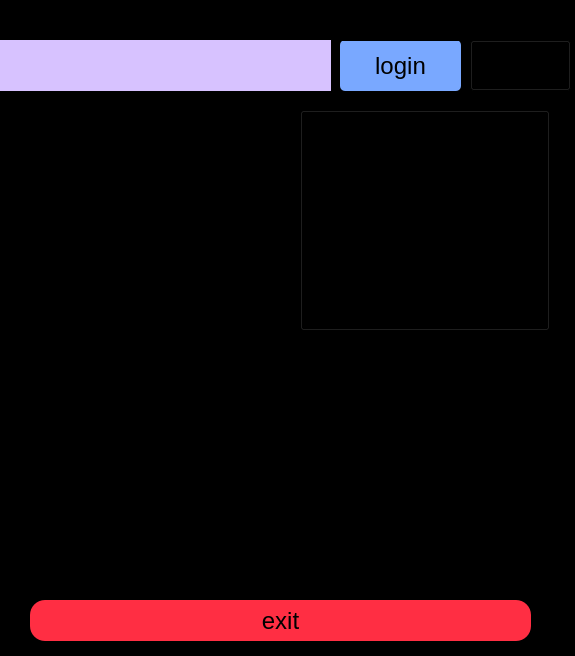
<?xml version="1.0" encoding="UTF-8"?>
<ui version="4.0">
 <class>MainWindow</class>
 <widget class="QMainWindow" name="MainWindow">
  <property name="geometry">
   <rect>
    <x>0</x>
    <y>0</y>
    <width>575</width>
    <height>656</height>
   </rect>
  </property>
  <property name="minimumSize">
   <size>
    <width>575</width>
    <height>656</height>
   </size>
  </property>
  <property name="maximumSize">
   <size>
    <width>575</width>
    <height>656</height>
   </size>
  </property>
  <property name="windowTitle">
   <string>STOCK DATABASE</string>
  </property>
  <property name="windowIcon">
   <iconset>
    <normaloff>../img/icon.ico</normaloff>../img/icon.ico</iconset>
  </property>
  <property name="styleSheet">
   <string notr="true">background-color:black;</string>
  </property>
  <widget class="QWidget" name="centralwidget">
   <widget class="QPushButton" name="regbutton">
    <property name="geometry">
     <rect>
      <x>470</x>
      <y>40</y>
      <width>101</width>
      <height>51</height>
     </rect>
    </property>
    <property name="styleSheet">
     <string notr="true">


QWidget#regbutton{
border-radius:5px;
background:rgb(82, 167, 106);
font-size:24px;
font-variant:small-caps;

}
QWidget#regbutton:hover{
border-radius:5px;
background:rgba(82, 167, 106,0.8);
font-size:24px;
font-variant:small-caps;

}</string>
    </property>
    <property name="text">
     <string>register</string>
    </property>
   </widget>
   <widget class="QPushButton" name="logbutton">
    <property name="geometry">
     <rect>
      <x>340</x>
      <y>40</y>
      <width>121</width>
      <height>51</height>
     </rect>
    </property>
    <property name="styleSheet">
     <string notr="true">
QWidget#logbutton{
border-radius:5px;
background:rgb(121, 168, 255);
font-size:24px;
font-variant:small-caps;
}
QWidget#logbutton:hover{
border-radius:5px;
background:rgba(121, 168, 255,0.5);
font-size:24px;
font-variant:small-caps;
}</string>
    </property>
    <property name="text">
     <string>login</string>
    </property>
   </widget>
   <widget class="QLabel" name="status">
    <property name="geometry">
     <rect>
      <x>0</x>
      <y>0</y>
      <width>561</width>
      <height>41</height>
     </rect>
    </property>
    <property name="styleSheet">
     <string notr="true">background-color: rgb(0, 0, 0);
color:rgb(255, 159, 129);
font-size:22px;
font-variant:small-caps;</string>
    </property>
    <property name="text">
     <string/>
    </property>
   </widget>
   <widget class="QLabel" name="userid">
    <property name="geometry">
     <rect>
      <x>0</x>
      <y>40</y>
      <width>331</width>
      <height>51</height>
     </rect>
    </property>
    <property name="styleSheet">
     <string notr="true">background-color:rgb(215, 194, 255);
font-size:29px;
font-variant:small-caps;
font-family:Comic Sans MS;</string>
    </property>
    <property name="text">
     <string/>
    </property>
   </widget>
   <widget class="QPushButton" name="profile">
    <property name="geometry">
     <rect>
      <x>470</x>
      <y>40</y>
      <width>101</width>
      <height>51</height>
     </rect>
    </property>
    <property name="styleSheet">
     <string notr="true">
QWidget#profile{
border-radius:5px;
background:rgb(83, 120, 255);
font-size:24px;
font-variant:small-caps;

}
QWidget#profile:hover{
border-radius:5px;
background:rgba(83, 120, 255,0.5);
font-size:24px;
font-variant:small-caps;

}</string>
    </property>
    <property name="text">
     <string>profile</string>
    </property>
   </widget>
   <widget class="QPushButton" name="stockdata">
    <property name="geometry">
     <rect>
      <x>300</x>
      <y>110</y>
      <width>250</width>
      <height>221</height>
     </rect>
    </property>
    <property name="styleSheet">
     <string notr="true">QWidget#stockdata{
background:url(img/sd.jpg);
border-radius:5px;
}
QWidget#stockdata:hover{
background:url(img/sdh.jpg);
border-radius:5px;
}</string>
    </property>
    <property name="text">
     <string/>
    </property>
   </widget>
   <widget class="QPushButton" name="stocksearch">
    <property name="geometry">
     <rect>
      <x>20</x>
      <y>110</y>
      <width>250</width>
      <height>221</height>
     </rect>
    </property>
    <property name="styleSheet">
     <string notr="true">QWidget#stocksearch{
background:url(img/s.jpg);
border-radius:5px;
}
QWidget#stocksearch:hover{
background:url(img/sh.jpg);
border-radius:5px;
}</string>
    </property>
    <property name="text">
     <string/>
    </property>
   </widget>
   <widget class="QPushButton" name="exitbutton">
    <property name="geometry">
     <rect>
      <x>30</x>
      <y>600</y>
      <width>501</width>
      <height>41</height>
     </rect>
    </property>
    <property name="styleSheet">
     <string notr="true">QWidget#exitbutton{
background: rgb(255, 46, 67);
border-radius:15px;
font-size:24px;
font-variant:small-caps;
}
QWidget#exitbutton:hover{
background: rgb(255, 87, 98);
border-radius:15px;
font-size:24px;
font-variant:small-caps;
}</string>
    </property>
    <property name="text">
     <string>exit</string>
    </property>
   </widget>
   <widget class="QPushButton" name="searchdbbutton">
    <property name="geometry">
     <rect>
      <x>20</x>
      <y>350</y>
      <width>250</width>
      <height>221</height>
     </rect>
    </property>
    <property name="styleSheet">
     <string notr="true">QWidget#searchdbbutton{
background:url(img/ss.jpg);
border-radius:5px;
}
QWidget#searchdbbutton:hover{
background:url(img/ssh.jpg);
border-radius:5px;
}</string>
    </property>
    <property name="text">
     <string/>
    </property>
   </widget>
   <widget class="QPushButton" name="dealbutton">
    <property name="geometry">
     <rect>
      <x>300</x>
      <y>350</y>
      <width>250</width>
      <height>221</height>
     </rect>
    </property>
    <property name="mouseTracking">
     <bool>true</bool>
    </property>
    <property name="tabletTracking">
     <bool>true</bool>
    </property>
    <property name="styleSheet">
     <string notr="true">QWidget#dealbutton{
background:url(img/bs.jpg);
border-radius:5px;
}
QWidget#dealbutton:hover{
background:url(img/bsh.jpg);
border-radius:5px;
}</string>
    </property>
    <property name="text">
     <string/>
    </property>
   </widget>
  </widget>
 </widget>
 <resources/>
 <connections/>
</ui>
